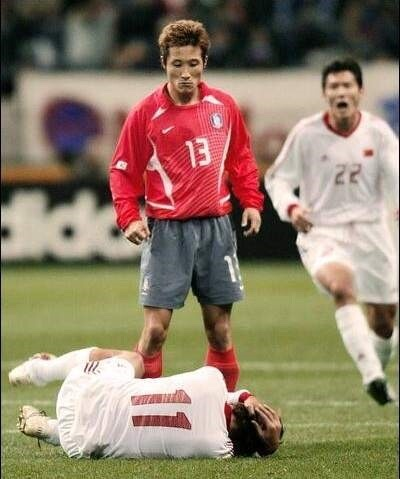
#> input picture image/test_img4.jpeg, 400 x 479 px, given in place of test_img4.jpg, which was not available
$ python assignment3_1.py
#> lines starting #> are read from the running program, lines starting #| are printed output that depends on the picture; pictures that were not available may be replaced by others from this repository, and a replacement may not be noted
import cv2


def add_image(img1, img2):
    for i in range(len(img1)):
        for j in range(len(img1[0])):
            result = int(img1[i][j]) + int(img2[i][j])
            img1[i][j] = 255 if result > 255 else result
    return img1


def min_image(img1,img2):
    for i in range(len(img1)):
        for j in range(len(img1[0])):
            result = int(img1[i][j]) - int(img2[i][j])
            img1[i][j] = 0 if result < 0 else result
    return img1


img1 = cv2.imread("../image/test_img4.jpg", cv2.IMREAD_GRAYSCALE)
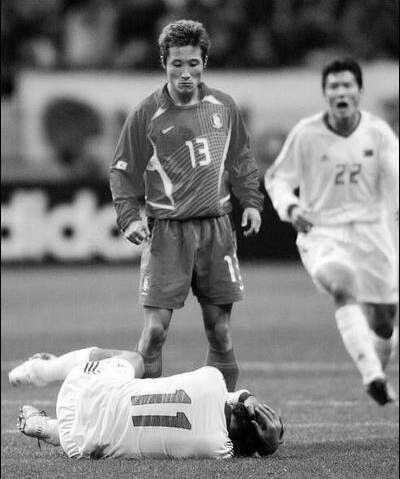
#> img1: shape (479, 400); min 0, max 255, mean 127.6
img2 = cv2.imread("../image/test_img14.png", cv2.IMREAD_GRAYSCALE)
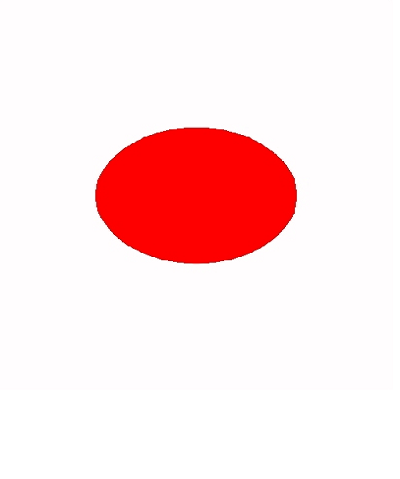
#> input picture image/test_img14.png, 400 x 479 px
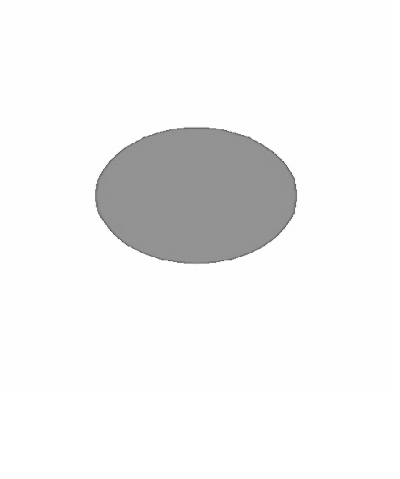
#> img2: shape (479, 400); min 74, max 255, mean 241.9

cv2.imshow("add", add_image(img1,img2))
#> after the loop in add_image, `for i in range(len(img1)):`:
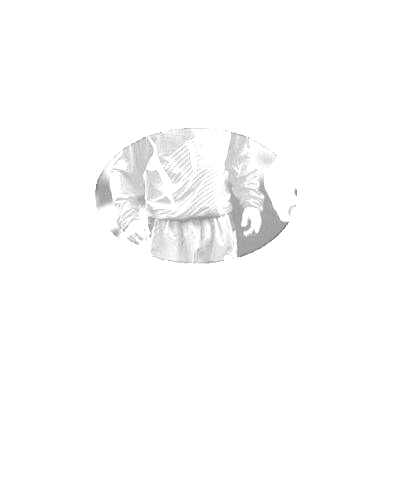
#> img1: shape (479, 400); min 100, max 255, mean 251.9
cv2.imshow("min", min_image(img1,img2))
#> after the loop in min_image, `for i in range(len(img1)):`:
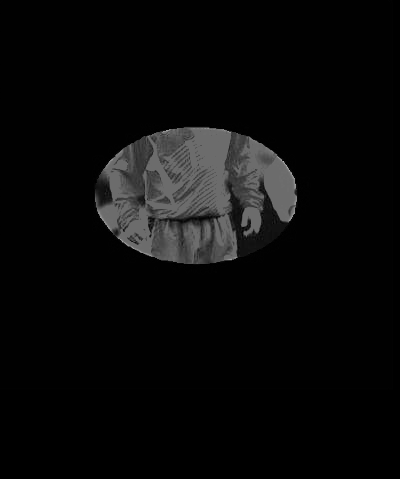
#> img1: shape (479, 400); min 0, max 181, mean 10
cv2.waitKey(0)
cv2.destroyAllWindows()
